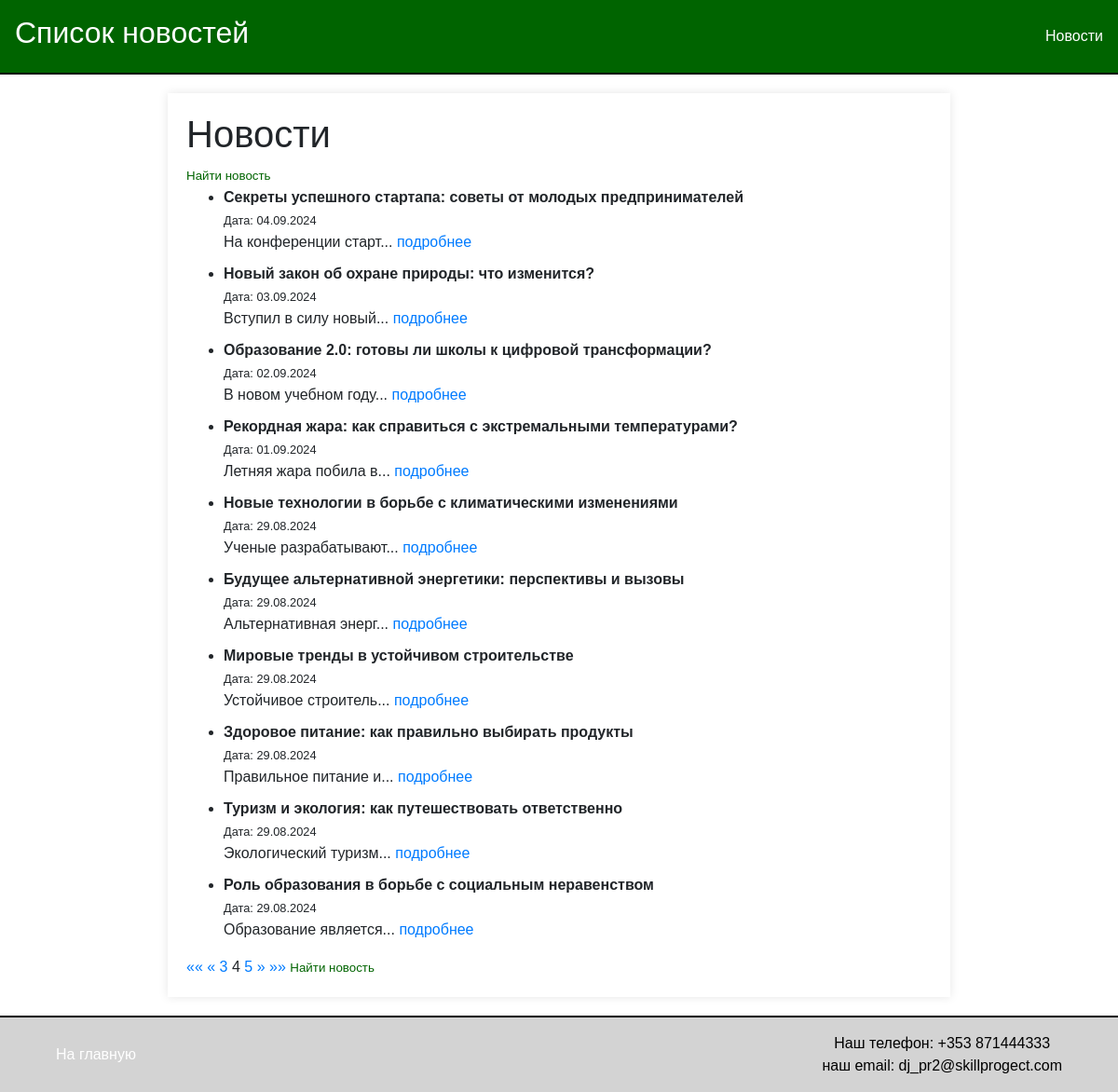
The app's page /news/?page=4 with its own data.
### news/models.py (models this page shows)
class Article(models.Model):
    title = models.CharField(max_length=200)
    content = models.TextField()
    publication_date = models.DateField()
    author = models.CharField(max_length=100)
    type = models.BooleanField()  # Новое поле с типом Boolean которое показывает что это статья type=False

### news/views.py (the view)
# urls.py: path('news/', views.article_list, name='article_list'),
def article_list(request):
    articles = Article.objects.all().order_by('-publication_date')
    paginator = Paginator(articles, 10)
    page_number = request.GET.get('page')
    try:
        page_obj = paginator.get_page(page_number)
    except PageNotAnInteger:
        page_obj = paginator.get_page(1)
    except EmptyPage:
        page_obj = paginator.get_page(paginator.num_pages)
    return render(request, 'news/article_list.html', {'page_obj': page_obj})

### news/templatetags/censor_filters.py (called while the page is built)
@register.filter
def censor(value):
    if not isinstance(value, str):
        raise ValueError('Filter can only be applied to strings')
    def replace_word(match):
        word = match.group()
        if word.lower() in PROHIBITED_WORDS:
            return word[0] + '*' * (len(word) - 1)
        return word
    pattern = r'\b(?:' + '|'.join(re.escape(word) for word in PROHIBITED_WORDS) + r')\b'
    censored_text = re.sub(pattern, replace_word, value, flags=re.IGNORECASE)
    return censored_text

### news/templates/news/article_list.html (shortened to what this page needs)
{% extends 'news/default.html' %}
{% load censor_filters %}
{% block header %}Список новостей{% endblock %}
{% block content %}
    <h1>Новости </h1>
    <a href="{% url 'article_search' %}" style="font-size: smaller; color: darkgreen;">Найти новость</a>
    <ul>
        {% for article in page_obj %}
            <li style="margin-bottom: 10px;">
                <strong>{{ article.title|censor }}</strong> <br>
                <small>Дата: {{ article.publication_date|date:"d.m.Y" }}</small> <br>
                {{ article.content|slice:":20" }}...
                <a href="{% url 'article_detail' article.id %}">подробнее</a>
            </li>
        {% empty %}
            <p>Новостей пока нет.</p>
        {% endfor %}
    </ul>
    <div class="pagination">
        <span class="step-links">
            {% if page_obj.has_previous %}
                <a href="?page=1" title="Первая страница">&laquo;&laquo;</a>
                <a href="?page={{ page_obj.previous_page_number }}" title="Предыдущая страница">&laquo;</a>
            {% else %}
                <span class="disabled">&laquo;&laquo;</span>
                <span class="disabled">&laquo;</span>
            {% endif %}
            {% for num in page_obj.paginator.page_range %}
                {% if num == page_obj.number %}
                    <span class="current">{{ num }}</span>
                {% elif num > page_obj.number|add:"-2" and num < page_obj.number|add:"2" %}
                    <a href="?page={{ num }}" title="Страница {{ num }}">{{ num }}</a>
                {% endif %}
            {% endfor %}
            {% if page_obj.has_next %}
                <a href="?page={{ page_obj.next_page_number }}" title="Следующая страница">&raquo;</a>
                <a href="?page={{ page_obj.paginator.num_pages }}" title="Последняя страница">&raquo;&raquo;</a>
                <a href="{% url 'article_search' %}" style="font-size: smaller; color: darkgreen;">Найти новость</a>
            {% else %}
                <span class="disabled">&raquo;</span>
                <span class="disabled">&raquo;&raquo;</span>
            {% endif %}
        </span>
    </div>
{% endblock %}

### news/templates/news/default.html (style rules this page uses)
body { font-family: Arial, sans-serif; margin: 0; padding: 0; box-sizing: border-box; }

### records on screen
Article: title|censor "Секреты успешного стартапа: советы от молодых предпринимателей", publication_date "04.09.2024", content "На конференции старт"
Article: title|censor "Новый закон об охране природы: что изменится?", publication_date "03.09.2024", content "Вступил в силу новый"
Article: title|censor "Образование 2.0: готовы ли школы к цифровой трансформации?", publication_date "02.09.2024", content "В новом учебном году"
Article: title|censor "Рекордная жара: как справиться с экстремальными температурами?", publication_date "01.09.2024", content "Летняя жара побила в"
Article: title|censor "Новые технологии в борьбе с климатическими изменениями", publication_date "29.08.2024", content "Ученые разрабатывают"
Article: title|censor "Будущее альтернативной энергетики: перспективы и вызовы", publication_date "29.08.2024", content "Альтернативная энерг"
Article: title|censor "Мировые тренды в устойчивом строительстве", publication_date "29.08.2024", content "Устойчивое строитель"
Article: title|censor "Здоровое питание: как правильно выбирать продукты", publication_date "29.08.2024", content "Правильное питание и"
Article: title|censor "Туризм и экология: как путешествовать ответственно", publication_date "29.08.2024", content "Экологический туризм"
Article: title|censor "Роль образования в борьбе с социальным неравенством", publication_date "29.08.2024", content "Образование является"

### other values on screen
{{ num }} "3" "5"
{{ num }} "4"
